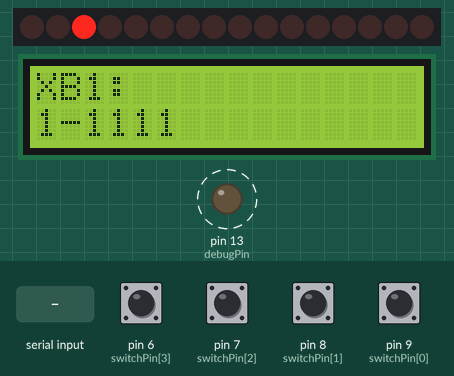
Simulated run of this sketch. Board: Arduino Uno, built with avr-gcc and run on an emulated ATmega328P. On the bench: 16 shift-register outputs drawn as a row of LEDs (first output left, lit = HIGH), 16×2 character LCD, output pins drawn as LEDs (lit = HIGH). Wiring (inferred from the names in the program): 2 × shift register (74HC595): data pin 11; shift clock pin 12; latch pin 10. Wiring (inferred from the signals the program sends): row of LEDs: on Q0, Q1, Q2, Q3, Q4, Q5, Q6, Q7, Q8, Q9, Q10, Q11, Q12, Q13, Q14, Q15. Dashed ring = blinking. The test bench sets the inputs (shaded band); at power-on: pin 6 (switchPin[3]), pin 7 (switchPin[2]), pin 8 (switchPin[1]), pin 9 (switchPin[0]) HIGH. Pins used as bus, display or sensor lines are not drawn; what the sketch prints to the serial monitor is not drawn.

Above: at 1.2 s.
1.3 s: "X" received over Serial
At 1.9 s:
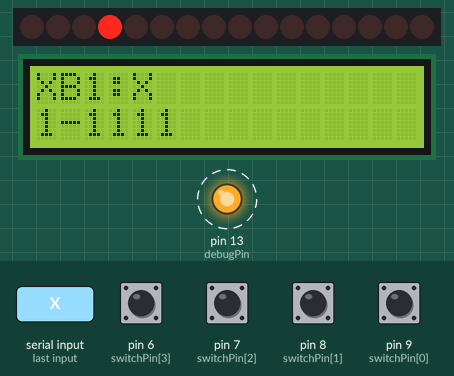
4.3 s: "X" received over Serial
At 5.0 s:
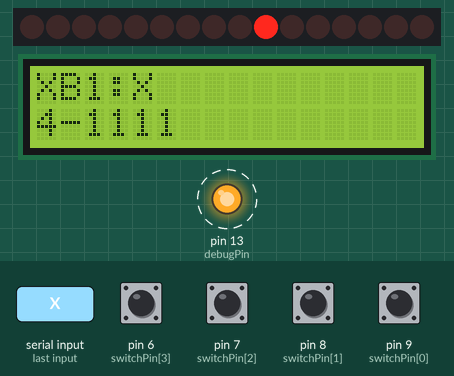
7.3 s: "X" received over Serial
At 8.0 s:
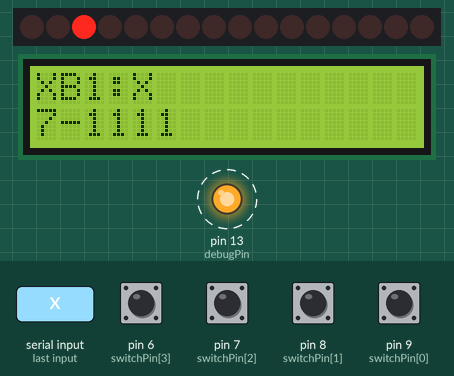
10.3 s: pin 6 (switchPin[3]) pulled LOW for 1 s
At 11.0 s:
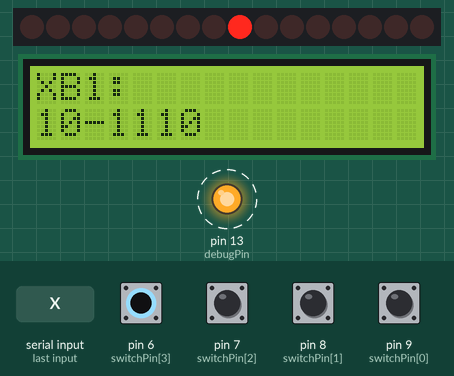
14.1 s: pin 7 (switchPin[2]) pulled LOW for 0.15 s
At 14.6 s:
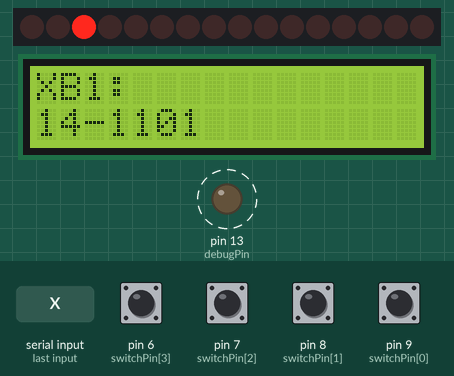
17.3 s: pin 8 (switchPin[1]) pulled LOW for 1 s
At 18.1 s:
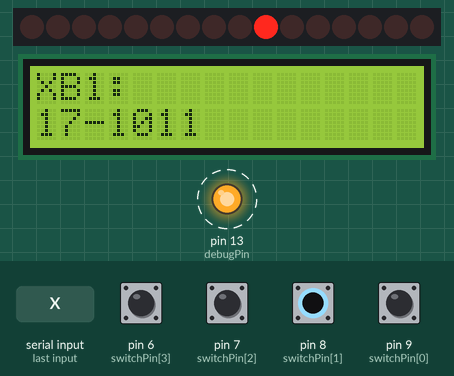
Timing chart, 0 to 22.3 s (numbered marks = the images above; inputs shaded):
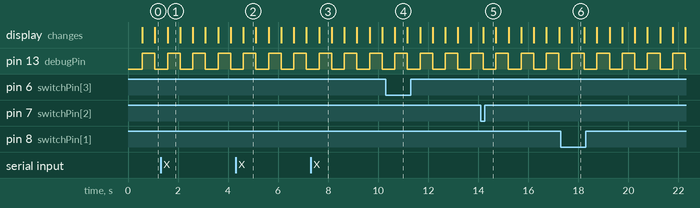

The sketch:

SystemTest.ino
```cpp
#include "Wire.h"
#include "LiquidCrystal.h"
LiquidCrystal lcd(0);


//Pin connected to ST_CP of 74HC595
int latchPin = 10;
//Pin connected to SH_CP of 74HC595
int clockPin = 12;
////Pin connected to DS of 74HC595
int dataPin = 11;

int debugPin = 13;
int debugOn = 0;

#define NUM_SWITCHES 4
int switchPin[NUM_SWITCHES] = {9,8,7,6};

void setup() {
  Serial.begin(9600);

  //set pins to output so you can control the shift register
  pinMode(latchPin, OUTPUT);
  pinMode(clockPin, OUTPUT);
  pinMode(dataPin, OUTPUT);

  pinMode(debugPin, OUTPUT);

  for (int i = 0; i < NUM_SWITCHES; i++) {
    pinMode(switchPin[i], INPUT_PULLUP);
  }

  digitalWrite(latchPin, LOW);

  lcd.begin(16, 2);
  lcd.setBacklight(HIGH);
  // Print a message to the LCD.
  lcd.print("Hello Gigsville!");
}

int delay_ms = 500;
int cycle = 0;
int mode = 1;

#define NUMLEDS 13

void sendLatch(void) {
  static int latch = LOW;

  latch = !latch;
  digitalWrite(latchPin, latch);
}

void shiftWrite(uint32_t value) {
  byte low, high;
  low = value & 0x00FF;
  high = (value >> 8);

  shiftOut(dataPin, clockPin, MSBFIRST, high);
  shiftOut(dataPin, clockPin, MSBFIRST, low);

  sendLatch();
  sendLatch();
}

void loop() {
  byte low = 0;
  byte high = 0;

  // set the cursor to column 0, line 1
  // (note: line 1 is the second row, since counting begins with 0):
  lcd.clear();
  lcd.setCursor(0, 1);
  // print the number of seconds since reset:
  lcd.print(millis()/1000);
  lcd.print("-");
  for (int i = 0; i < NUM_SWITCHES; i++) {
    lcd.print(digitalRead(switchPin[i]));
  }

//  digitalWrite(latchPin, LOW);
//  sendLatch();

  switch (mode) {
    case 0: {
      if (cycle % 2) {
        low = 0;
        high = 0xFF;
      } else {
        low = 0xFF;
        high = 0;
      }
      break;
    }


    case 1: {
      // Cycle through the outputs
      int led = 1 << (cycle % NUMLEDS);
      low = led & 0x00FF;
      high = (led >> 8);
      break;
    }

    case 2: {
      for (int val= 0; val < (1 << NUMLEDS); val++) {
        shiftWrite(val);
        delay(100);
      }
      return;
    }
  }

  shiftOut(dataPin, clockPin, MSBFIRST, high);
  shiftOut(dataPin, clockPin, MSBFIRST, low);

  sendLatch();
  sendLatch();


//  Serial.print(low);
//  Serial.println(high);

  if (debugOn) {
    digitalWrite(debugPin, HIGH);
    debugOn = 0;
  } else {
    digitalWrite(debugPin, LOW);
    debugOn = 1;
  }

  lcd.setCursor(0, 0);
  lcd.print("XB1:");
  while (Serial.available()) {
    char value = Serial.read();

//    Serial.print(value);
    if (value == 'X') Serial.println();
    lcd.print(value);
  }

  Serial.write("BrainTest");
  Serial.wtire(cycle);
  Serial.write("X");

  delay(delay_ms);
  cycle++;
}
```

Measured:
- after the input at 1.3 s, the display: changes after 0.28 s (image 1)
- after the input at 4.3 s, the display: changes after 0.31 s (image 2)
- after the input at 7.3 s, the display: changes after 0.34 s (image 3)
- by itself, pin 13 (debugPin): alternates HIGH for 0.50 s and LOW for 0.50 s
- what the display in image 1 shows lasts 0.5 s, from 1.6 s to 2.1 s
